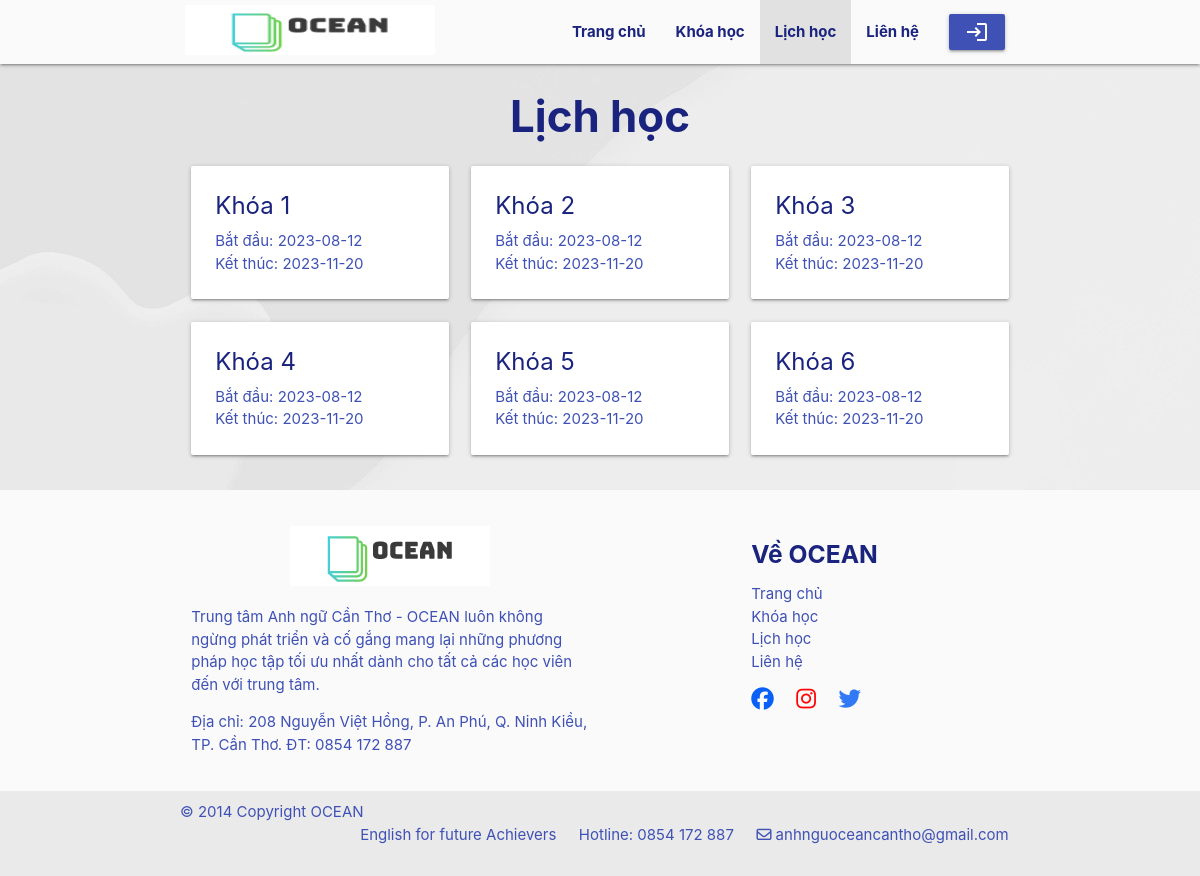
The app's page /schedule/couresschedule with its own data.
### tables this page shows
CREATE TABLE `khoahoc` (
  `idkhoahoc` int(11) NOT NULL,
  `tenkh` varchar(50) NOT NULL,
  `image` varchar(100) NOT NULL,
  `chitiet` text NOT NULL,
  `chungchi` int(11) NOT NULL,
  `nhom` int(11) NOT NULL
);

CREATE TABLE `lop` (
  `idlop` int(11) NOT NULL,
  `tenlop` varchar(50) NOT NULL,
  `batdau` date NOT NULL,
  `ketthuc` date NOT NULL,
  `giaovien` int(11) NOT NULL,
  `khoahoc` int(11) NOT NULL,
  `hocphi` varchar(20) NOT NULL
);

### mvc/controllers/schedule.php (called while the page is built)
<?php
class schedule extends Controller
{
    public $data = [];
    public function couresschedule()
    {
        $this->data['title'] = "Lịch học";
        $this->data['layout'] = "main/schedule";
        $this->data['couresschedule'] = $this->model("couresmodel")->getallcoures();
        $this->view("masterlayout/sinhvien", $this->data);
    }
}

### mvc/core/app.php (called while the page is built, shortened)
<?php
class App{
    private $controller;
    private $action;
    protected $param;
    function __construct()
    {
        $this->controller = 'Home';
        $this->action = 'index';
        $this->param = [];
        $this->urlprocess();
    }
    public function geturl(){
        if(isset($_GET['url'])){
            $url = explode("/", filter_var(trim($_GET['url'], "/")));
        }else{
            $url=[$this->controller, $this->action];
        }
        return $url;
    }
    public function urlprocess(){
        $url= $this->geturl();
        if(isset($url[0])){
            $this->controller = $url[0];
            if(file_exists("./mvc/controllers/{$this->controller}.php")){
                $this->controller = new $this->controller;
            }
            unset($url[0]);
        }
        if(isset($url[1])){
            $this->action = $url[1];
            unset($url[1]);
        }
        if(isset($url)){
            $this->param = array_values($url);
        }
        call_user_func_array([$this->controller,$this->action], $this->param);
    }
}
?>

### index.php (called while the page is built, shortened)
<?php
$myapp = new App();
?>

### mvc/core/connect.php (called while the page is built, shortened)
<?php
class connect{
    private $localhost= "localhost";
    private $name = "trungtamanhngu";
    private $username="root";
    private $pass="";
    function __construct()
    {
            $this->pdo = new PDO("mysql:host={$this->localhost};dbname={$this->name}", $this->username, $this->pass);
        }
    }
?>

### mvc/models/couresmodel.php (called while the page is built, shortened)
<?php
class couresmodel extends connect{
    public function getallcoures(){
        $query = "SELECT khoahoc.*,nhom.*,lop.*,lop.*,chungchi.* from khoahoc,nhom,lop,chungchi WHERE khoahoc.nhom=nhom.id AND khoahoc.chungchi= chungchi.idchungchi AND khoahoc.idkhoahoc= lop.khoahoc ORDER BY idkhoahoc";
        $sth = $this->pdo->prepare($query);
        $sth->execute();
        return $sth->fetchAll(PDO::FETCH_ASSOC);
    }
}
?>

### mvc/views/main/schedule.php (the view)
<div>
    <h3 class="indigo-text text-darken-4 center"><b>Lịch học</b></h3>
    <div class="row">
        <?php
        foreach ($data['couresschedule'] as $khoahoc) {
        ?>
            <a class="col s2 m4" href="/Nienluancoso/coures/couresdetail/<?php echo $khoahoc['id']; ?>">
                <div class="card">
                    <div class="card-content indigo-text">
                        <span class="card-title indigo-text text-darken-4"><b><?php echo $khoahoc['tenkh']; ?></b></span>
                        <p>Bắt đầu: <?php echo $khoahoc['batdau']; ?></p>
                        <p>Kết thúc: <?php echo $khoahoc['ketthuc']; ?></p>
                    </div>
                </div>
            </a>
        <?php
        }
        ?>
    </div>
</div>

### public/css/style.css (style rules this page uses)
body { background-image: url(../img/background.png); fill-opacity: 0.5; }

### records on screen
khoahoc: tenkh "Khóa 1", lop.batdau "2023-08-12", lop.ketthuc "2023-11-20"
khoahoc: tenkh "Khóa 2", lop.batdau "2023-08-12", lop.ketthuc "2023-11-20"
khoahoc: tenkh "Khóa 3", lop.batdau "2023-08-12", lop.ketthuc "2023-11-20"
khoahoc: tenkh "Khóa 4", lop.batdau "2023-08-12", lop.ketthuc "2023-11-20"
khoahoc: tenkh "Khóa 5", lop.batdau "2023-08-12", lop.ketthuc "2023-11-20"
khoahoc: tenkh "Khóa 6", lop.batdau "2023-08-12", lop.ketthuc "2023-11-20"
